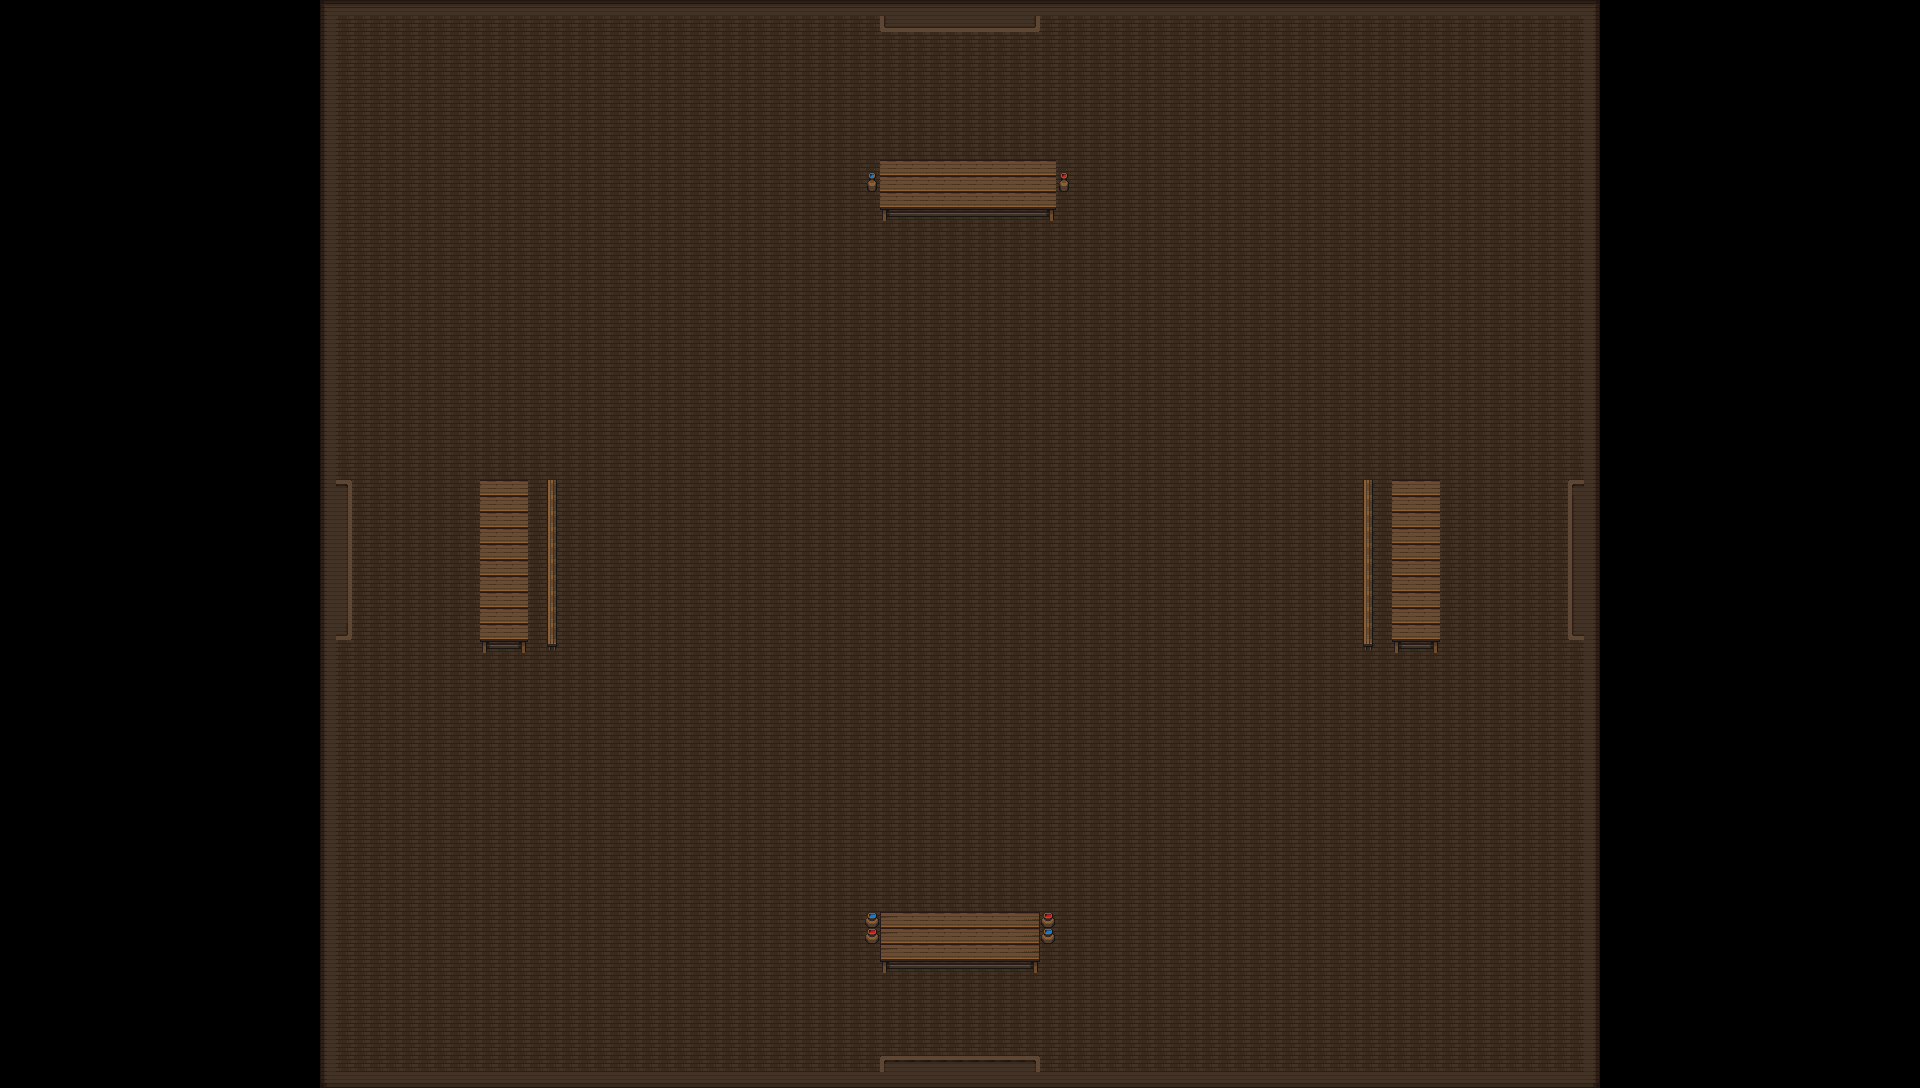

This game map was drawn from its Tiled (.tmx) file and the tilesets committed beside it. A one-line description and the trimmed map source follow:
An orthogonal 120x68 tile map with 16x16 px tiles, 2 tile layers (Bckground, Collisions), 2 tilesets and 5 objects (4x EnemySpawner, Player).

<map version="1.10" tiledversion="1.10.2" orientation="orthogonal" renderorder="right-down" width="120" height="68" tilewidth="16" tileheight="16" infinite="0" nextlayerid="5" nextobjectid="7">
 <tileset firstgid="1" name="Props" tilewidth="16" tileheight="16" tilecount="625" columns="25">
  <image source="Props.png" width="400" height="400" />
 </tileset>
 <tileset firstgid="626" name="Tiles" tilewidth="16" tileheight="16" tilecount="625" columns="25">
  <image source="Tiles.png" width="400" height="400" />
 </tileset>
 <layer id="1" name="Bckground" width="120" height="68">
  <data>[8160 cells, 5440 non-empty, 9 distinct tile ids]</data>
 </layer>
 <layer id="2" name="Collisions" width="120" height="68">
  <data>[8160 cells, 472 non-empty, 22 distinct tile ids]</data>
 </layer>
 <objectgroup id="3" name="Charaters">
  <object id="2" type="EnemySpawner" x="352" y="544" width="32" height="32">
   <properties>
    <property name="lives" type="int" value="10" />
    <property name="spawnAmount" type="int" value="1" />
    <property name="spawnCap" type="int" value="5" />
    <property name="spawnInterval" type="int" value="1000" />
   </properties>
  </object>
  <object id="3" type="EnemySpawner" x="944" y="1024" width="32" height="32">
   <properties>
    <property name="lives" type="int" value="10" />
    <property name="spawnAmount" type="int" value="1" />
    <property name="spawnCap" type="int" value="5" />
    <property name="spawnInterval" type="int" value="1000" />
   </properties>
  </object>
  <object id="4" type="EnemySpawner" x="1536" y="544" width="32" height="32">
   <properties>
    <property name="lives" type="int" value="10" />
    <property name="spawnAmount" type="int" value="1" />
    <property name="spawnCap" type="int" value="5" />
    <property name="spawnInterval" type="int" value="1000" />
   </properties>
  </object>
  <object id="5" type="EnemySpawner" x="944" y="32" width="32" height="32">
   <properties>
    <property name="lives" type="int" value="10" />
    <property name="spawnAmount" type="int" value="1" />
    <property name="spawnCap" type="int" value="5" />
    <property name="spawnInterval" type="int" value="1000" />
   </properties>
  </object>
  <object id="6" name="Player1" type="Player" x="944" y="528" width="51" height="72">
   <properties>
    <property name="Health" type="float" value="10" />
    <property name="ammo" type="float" value="100" />
    <property name="maxHealth" type="float" value="10" />
   </properties>
  </object>
 </objectgroup>
</map>
